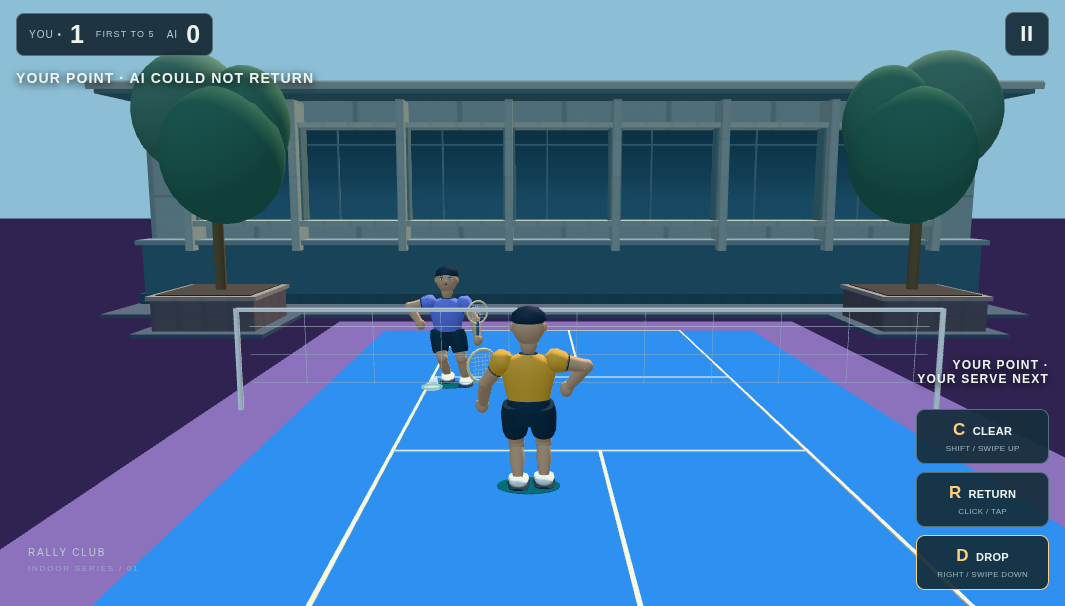
#> input picture projects/SmashRally3D/verification/sideline-play-20261017/final-good-pc-2/point-in.png, 1065 x 606 px, found by its file name
$ python build-sideline-review.py ../verification/sideline-play-20261017/final-lifecycle/00-boot.png
#> lines starting #> are read from the running program, lines starting #| are printed output that depends on the picture
"""Assemble literal browser screenshots and consecutive captured swing frames."""
from pathlib import Path
import hashlib,json,shutil,sys
from PIL import Image,ImageDraw,ImageFont,ImageOps

base=Path(__file__).resolve().parents[1]/'verification/sideline-play-20261017'
out=base/'delivery';out.mkdir(exist_ok=True)
font=lambda n:ImageFont.truetype('/usr/share/fonts/truetype/dejavu/DejaVuSans.ttf',n)
sources=[]
def full_pair(name,entries):
#> called with name = '01-optional-line-risk.png'
    images=[Image.open(base/file).convert('RGB') for file,label in entries]
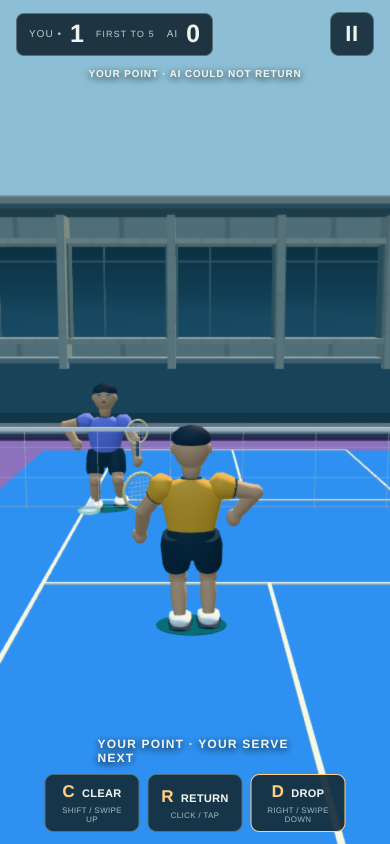
#> input picture projects/SmashRally3D/verification/sideline-play-20261017/final-good-touch-1/point-settled.png, 780 x 1688 px, found by its file name (shown at 1/2 size)
#> images = 2 items
    canvas=Image.new('RGB',(sum(im.width for im in images),max(im.height for im in images)+72),'#122632')
    draw=ImageDraw.Draw(canvas);x=0
    for image,(file,label) in zip(images,entries):
        draw.text((x+12,10),label,font=font(18),fill='#ffdfaa')
        draw.text((x+12,37),'Literal ordinary-input screenshot; different actual point/pose, no pixel-isolation claim',font=font(12),fill='#bfd3d8')
        canvas.paste(image,(x,72));x+=image.width;sources.append({'file':file,'sha256':hashlib.sha256((base/file).read_bytes()).hexdigest()})
#> this loop made 2 passes
#> (file, x) on passes 1 to 2: ('before-pc/point-in.png', 1065), ('final-weak-pc-1/point-settled.png', 1845)
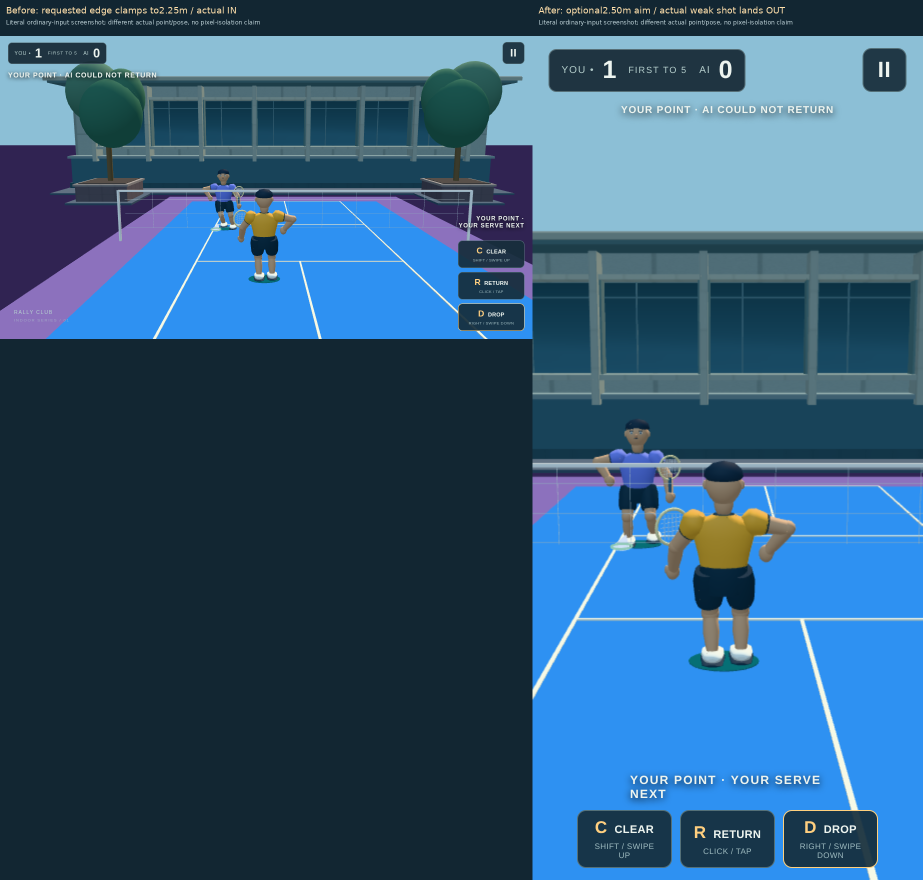
#> canvas: PIL image 1845x1760 RGB (shown at 1/2 size); mean R, G, B 49.8, 89.9, 121.4
#> after the loop, sources = 2 items; x = 1845
    canvas.save(out/name)

full_pair('01-optional-line-risk.png', [('before-pc/point-in.png','Before: requested edge clamps to2.25m / actual IN'),('final-weak-pc-1/point-settled.png','After: optional2.50m aim / actual weak shot lands OUT')])
full_pair('02-in-out-next-server.png',[('final-good-pc-1/point-settled.png','Actual legal IN / score YOU1 - AI0'),('final-weak-pc-1/next-serve.png','Actual OUT gave AI point / AI now serves')])
#> call 2 of full_pair, with name = '02-in-out-next-server.png'
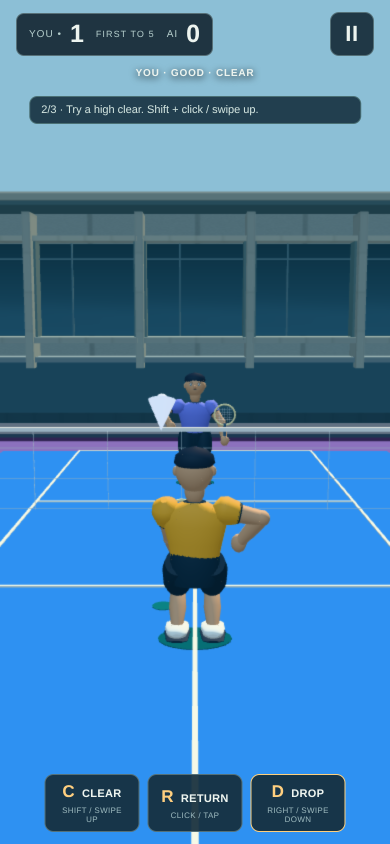
#> input picture projects/SmashRally3D/verification/sideline-play-20261017/final-good-touch-1/next-serve.png, 780 x 1688 px, found by its file name (shown at 1/2 size)
#> in full_pair (call 2), `canvas=Image.new('RGB',(sum(im.width for im in images),max(im.height f..`:
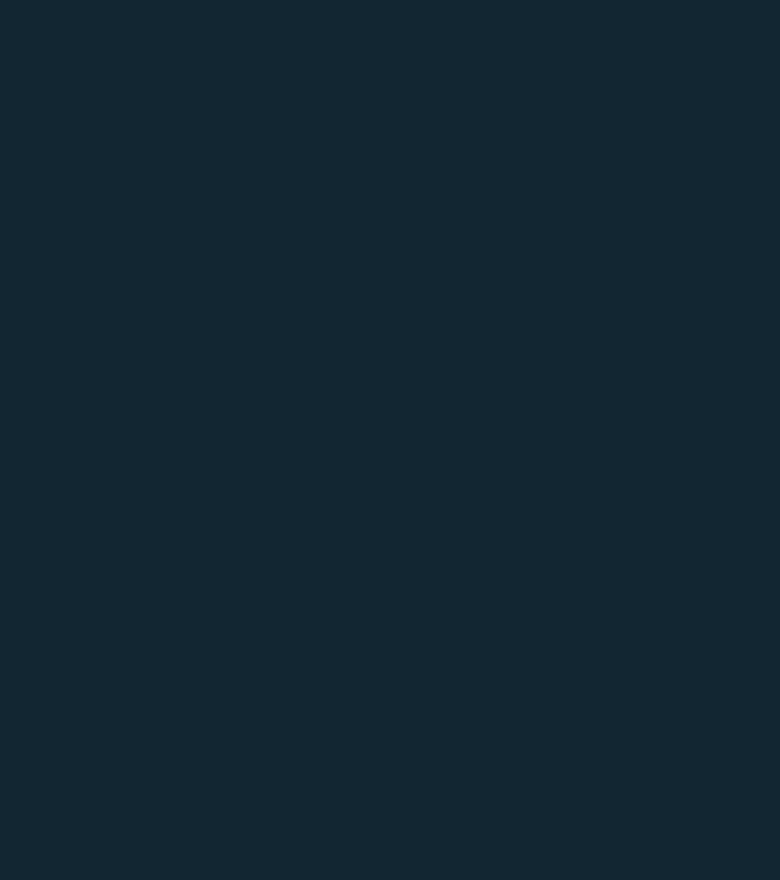
#> canvas: PIL image 1560x1760 RGB (shown at 1/2 size); mean R, G, B 18, 38, 50
#> the loop in full_pair (call 2), `for image,(file,label) in zip(images,entries):` made 2 passes
#> (file, label, x) on passes 1 to 2: ('final-good-pc-1/point-settled.png', 'Actual legal IN / score YOU1 - AI0', 780), ('final-weak-pc-1/next-serve.png', 'Actual OUT gave AI point / AI now serves', 1560)
#> after the loop in full_pair (call 2), `for image,(file,label) in zip(images,entries):`:
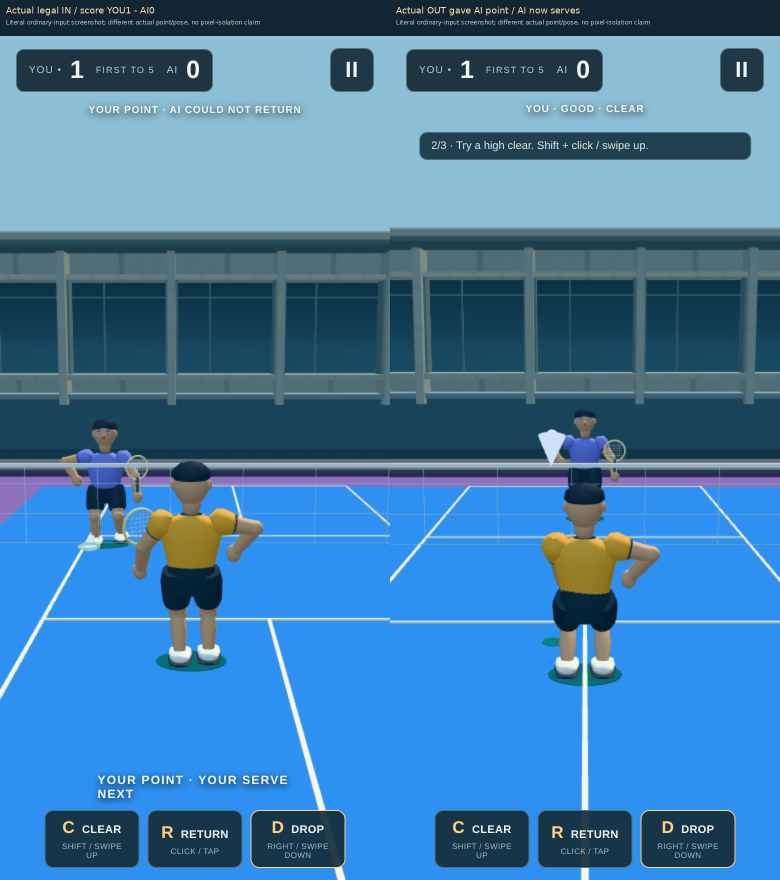
#> canvas: PIL image 1560x1760 RGB (shown at 1/2 size); mean R, G, B 67, 123.5, 167.8
#> after the loop in full_pair (call 2), `for image,(file,label) in zip(images,entries):`: sources = 4 items; x = 1560
full_pair('03-native-touch-ground-calls.png',[('final-weak-touch-1/point-settled.png','Native early-window actual ground call'),('final-good-touch-1/point-settled.png','Native tight-window actual ground call')])
#> call 3 of full_pair, with name = '03-native-touch-ground-calls.png'
#> the loop in full_pair (call 3), `for image,(file,label) in zip(images,entries):` made 2 passes
#> after the loop in full_pair (call 3), `for image,(file,label) in zip(images,entries):`:
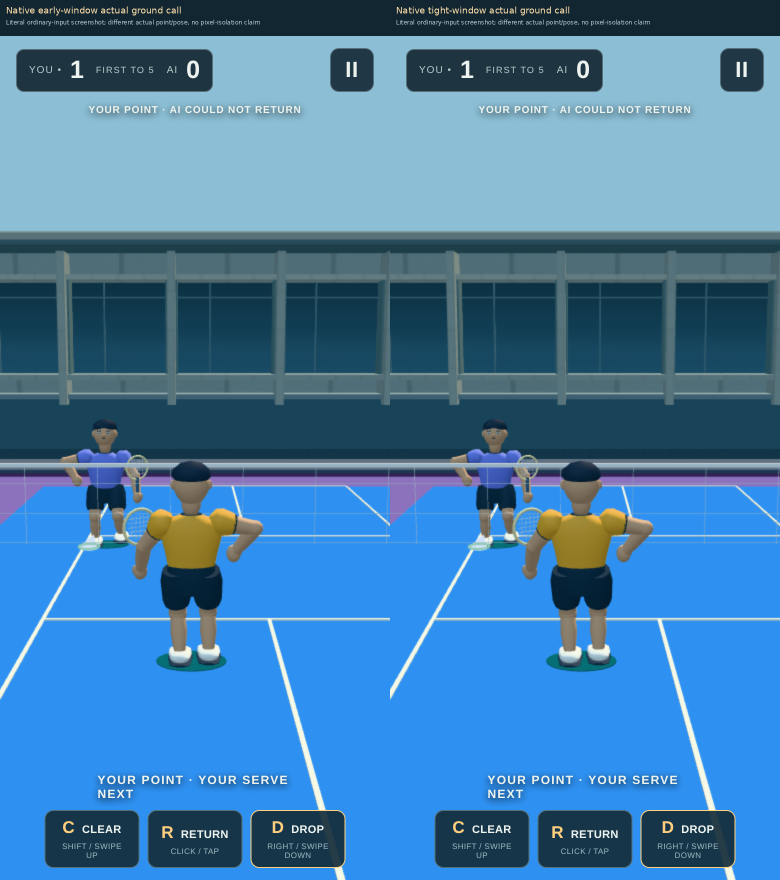
#> canvas: PIL image 1560x1760 RGB (shown at 1/2 size); mean R, G, B 68.6, 125, 168.8
#> after the loop in full_pair (call 3), `for image,(file,label) in zip(images,entries):`: sources = 6 items; x = 1560

# Original raster crops only: 180CSSpx around each actual marker projection.
canvas=Image.new('RGB',(1080,440),'#122632');draw=ImageDraw.Draw(canvas);crops=[]
#> after `canvas = Image.new('RGB', (1080, 440), '#122632')`:
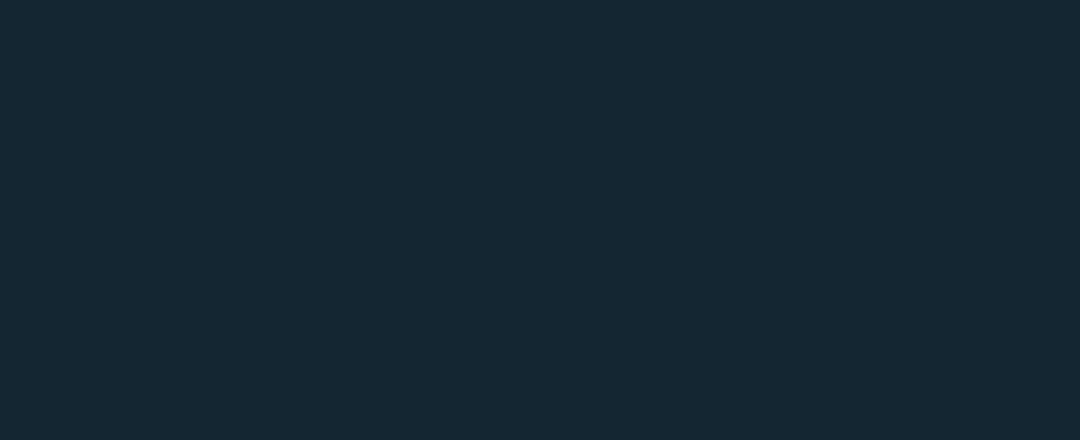
#> canvas: PIL image 1080x440 RGB; mean R, G, B 18, 38, 50
for i,folder in enumerate(['final-good-pc-1','final-weak-pc-1','final-good-touch-1']):
#> (the run stopped early here; a loop or call above may not have finished)
